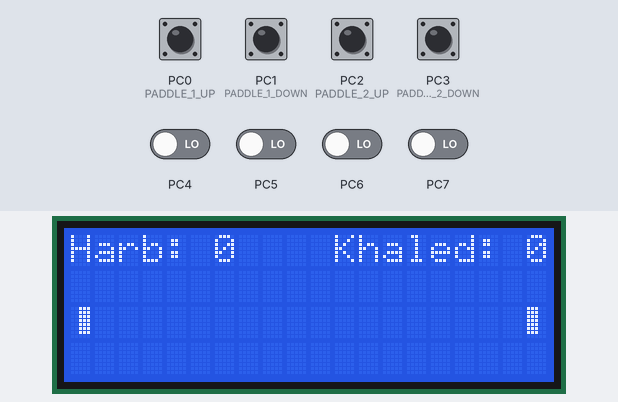
The program below on a simulated ATmega32, built with avr-gcc and emulated at 8 MHz. On the bench: 20×4 character LCD. Wiring (inferred from the names in the program): character LCD (HD44780): RS PA3; E PA2; data PB0, PB1, PB2, PB4. The inputs (shaded band) are chosen by the test bench; at power-on: PC0 (PADDLE_1_UP), PC1 (PADDLE_1_DOWN), PC2 (PADDLE_2_UP), PC3 (PADDLE_2_DOWN) HIGH, PC4–7 LOW.

Above: at 4.3 s.
4.4 s: PC1 (PADDLE_1_DOWN) pulled LOW for 0.15 s
At 4.93 s:
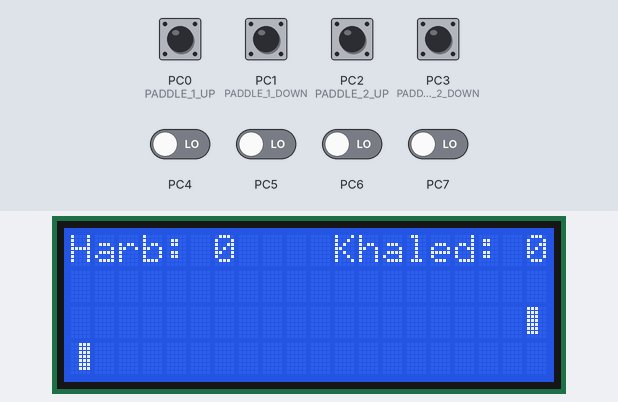
6.2 s: PC3 (PADDLE_2_DOWN) pulled LOW for 1 s
At 6.7 s:
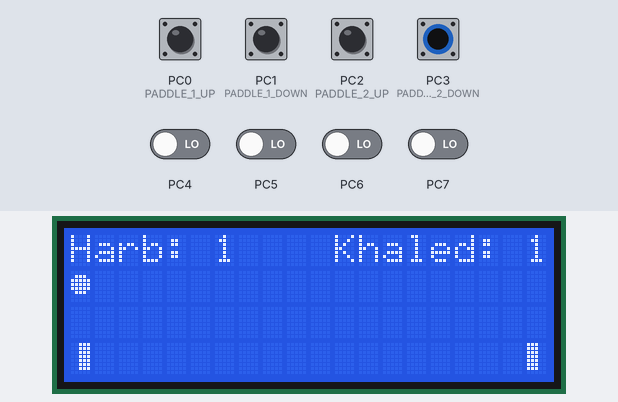
8.7 s: PC2 (PADDLE_2_UP) pulled LOW for 1 s
At 9.09 s:
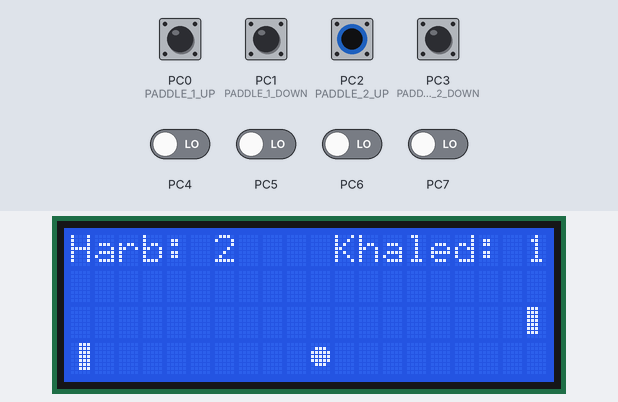
12.4 s: PC0 (PADDLE_1_UP) pulled LOW for 1 s
At 12.81 s:
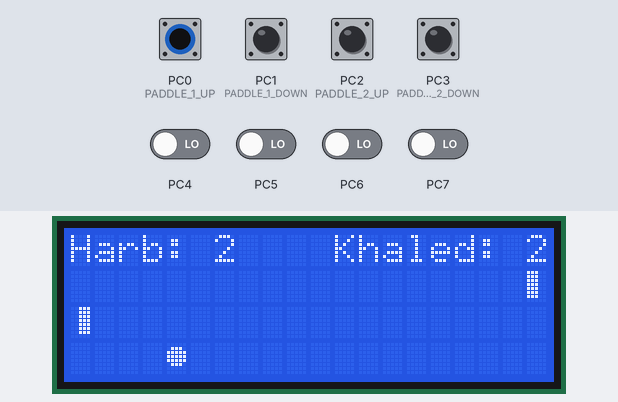
14.9 s: PC3 (PADDLE_2_DOWN) pulled LOW for 0.15 s
At 15.07 s:
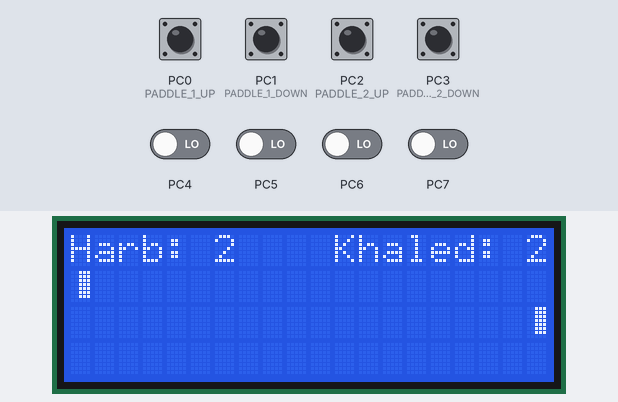

The program:

main.c
```c
/*****************************************************************************************/
/*****************************************************************************************/
/***********************		AUTHOR	:	MOHAMED HARB		**************************/
/***********************		LAYER	:	APP					**************************/
/***********************		DES.	:	PING PONG PROJECT	**************************/
/***********************		DATE	:	2-11-2023			**************************/
/***********************		VERSION	:	V01					**************************/
/*****************************************************************************************/
/*****************************************************************************************/


#include "PingPong_interface.h"


// Main function
int main()
{
	WelcomeMessage();

	PindPong_voidInit();


	while(1)	// can add time out
	{
		PindPong_voidForward_Move();
		PindPong_voidBackward_Move();
	}

   // Quit the game
   return 0;
}
```

LCD_config.h
```c
/*****************************************************************************************/
/*****************************************************************************************/
/***********************		AUTHOR	:	MOHAMED HARB		**************************/
/***********************		LAYER	:	HAL					**************************/
/***********************		SWC		:	LCD					**************************/
/***********************		DATE	:	OCT 20, 2023		**************************/
/***********************		VERSION	:	V01					**************************/
/*****************************************************************************************/
/*****************************************************************************************/


#include "../../MCAL/DIO/DIO_Config.h"


#ifndef HAL_LCD_LCD_CONFIG_H_
#define HAL_LCD_LCD_CONFIG_H_


	/* LCD CONFIGURATIONS */
		/* LCD connection type configuration macro , select between :  1- LCD_FOUR_BIT_MODE  2- LCD_EIGHT_BIT_MODE */
		#define			CONNECTION_MODE				LCD_FOUR_BIT_MODE

		/* CLCD Read Operation Enable Configuration , select between :  1- LCD_ENABLED	 2- LCD_DISABLED */
		#define			READ_OPERATION_STATUS 		LCD_DISABLED

		#define 		LCD_CTRL_PORT	 				DIO_u8PORTA
		#define 		LCD_DATA_PORT 					DIO_u8PORTB


		#if		CONNECTION_MODE == LCD_FOUR_BIT_MODE
			#define 	LCD_D4_PIN 						DIO_u8PIN0
			#define 	LCD_D5_PIN 						DIO_u8PIN1
			#define 	LCD_D6_PIN 						DIO_u8PIN2
			#define 	LCD_D7_PIN 						DIO_u8PIN4
		#endif


		#define 		LCD_EN_PIN 						DIO_u8PIN2
		#define 		LCD_RS_PIN 						DIO_u8PIN3

		#if 	READ_OPERATION_STATUS == LCD_ENABLED
			#define 	LCD_RW_PIN 						DIO_u8PIN1
		#endif


#endif /* HAL_LCD_LCD_CONFIG_H_ */
```

PingPong_interface.h
```c
/*****************************************************************************************/
/*****************************************************************************************/
/***********************		AUTHOR	:	MOHAMED HARB		**************************/
/***********************		LAYER	:	APP					**************************/
/***********************		DES.	:	PING PONG PROJECT	**************************/
/***********************		DATE	:	2-11-2023			**************************/
/***********************		VERSION	:	V01					**************************/
/*****************************************************************************************/
/*****************************************************************************************/

#include "../LIB/STD_TYPES.h"


#ifndef APP_PINGPONG_INTERFACE_H_
#define APP_PINGPONG_INTERFACE_H_


	void WelcomeMessage();
	void PindPong_voidInit();

	void DrawBallAtXY(u8 copy_u8YPos , u8 copy_u8XPos);
	void ClearXY(u8 copy_u8YPos , u8 copy_u8XPos);

	void DrawLeftPaddleAtXY(u8 copy_u8YPos , u8 copy_u8XPos);
	void DrawRightPaddleAtXY(u8 copy_u8YPos , u8 copy_u8XPos);

	void Update_Score();
	void UpdatePaddles();

	void PindPong_voidForward_Move();
	void PindPong_voidBackward_Move();

	void Harb_Celebrate();
	void Khaled_Celebrate();

#endif /* APP_PINGPONG_INTERFACE_H_ */
```

PingPong_program.c
```c
/*****************************************************************************************/
/*****************************************************************************************/
/***********************		AUTHOR	:	MOHAMED HARB		**************************/
/***********************		LAYER	:	APP					**************************/
/***********************		DES.	:	PING PONG PROJECT	**************************/
/***********************		DATE	:	2-11-2023			**************************/
/***********************		VERSION	:	V01					**************************/
/*****************************************************************************************/
/*****************************************************************************************/


#ifndef F_CPU
#define F_CPU	8000000
#endif


#include "../LIB/STD_TYPES.h"

#include "../HAL/LCD/LCD_config.h"
#include "../HAL/LCD/LCD_interface.h"
#include "../HAL/LCD/LCD_private.h"

#include "../MCAL/DIO/DIO_interface.h"

#include "PingPong_interface.h"

#include <util/delay.h>


// Define the Port for the push buttons
#define 	PING_PONG_PORT		DIO_u8PORTC

// Define the pin numbers for the push buttons
#define 	PADDLE_1_UP 		DIO_u8PIN0
#define 	PADDLE_1_DOWN	 	DIO_u8PIN1
#define 	PADDLE_2_UP 		DIO_u8PIN2
#define 	PADDLE_2_DOWN	 	DIO_u8PIN3

// Define the player names
#define 	PLAYER1				"HARB"
#define 	PLAYER2				"KHALED"

// Define the game parameters
#define 	SCREEN_WIDTH 		20 		// The width of the LCD screen
#define 	SCREEN_HEIGHT 		4 		// The height of the LCD screen

#define 	PADDLE1_X 			0
#define 	PADDLE2_X 			19


// Global variables
volatile u8 PLAYER1_Score = 0;	 	// The score of player 1
volatile u8 PLAYER2_Score = 0; 		// The score of player 2

volatile u8 Paddle1_y = 2; 			// The y-coordinate of paddle 1 old
volatile u8 Paddle2_y = 2; 			// The y-coordinate of paddle 2 old


/*Custom Character of Ball*/
u8 Ball[] = { 0x00, 0x0E, 0x1F, 0x1F, 0x1F, 0x0E, 0x00, 0x00 };

/*Custom Character of Paddles*/
u8 Left_Paddle[] = { 0x07, 0x07, 0x07, 0x07, 0x07, 0x07, 0x07, 0x00 };
u8 Right_Paddle[] = { 0x1C, 0x1C, 0x1C, 0x1C, 0x1C, 0x1C, 0x1C, 0x00 };

u8 Harb[] = { 0x04, 0x0A, 0x04, 0x0E, 0x15, 0x04, 0x0A, 0x00 };
u8 Harb1[] = { 0x04, 0x0A, 0x15, 0x0E, 0x04, 0x04, 0x0A, 0x00 };
u8 Harb2[] = { 0x04, 0x0A, 0x05, 0x0E, 0x14, 0x04, 0x0A, 0x00 };
u8 Harb3[] = { 0x04, 0x0A, 0x14, 0x0E, 0x05, 0x04, 0x0A, 0x00 };

u8 Khaled[] = { 0x0E, 0x0E, 0x04, 0x0E, 0x15, 0x04, 0x0E, 0x00 };
u8 Khaled1[] = { 0x0E, 0x0E, 0x15, 0x0E, 0x04, 0x04, 0x0E, 0x00 };
u8 Khaled2[] = { 0x0E, 0x0E, 0x05, 0x0E, 0x14, 0x04, 0x0E, 0x00 };
u8 Khaled3[] = { 0x0E, 0x0E, 0x14, 0x0E, 0x05, 0x04, 0x0E, 0x00 };


u8 Ball_Direction_Flag = 0;		// By default from right to left


void WelcomeMessage()
{

	// Initialize the LCD
	LCD_voidInit();

	LCD_voidGoToXY(0,1);
	LCD_voidWriteString("Hello Everybody");
	LCD_voidGoToXY(1,0);
	LCD_voidWriteString("This is a Ping Pong");
	LCD_voidGoToXY(2,1);
	LCD_voidWriteString("Match between:");
	LCD_voidGoToXY(3,1);
	LCD_voidWriteString("------------------");
	_delay_ms(1000);
	LCD_voidClear();

	LCD_voidGoToXY(0,3);
	LCD_voidWriteString("Harb");
	LCD_voidWriteCustomCharacter(3, Harb, 0, 14);
	LCD_voidGoToXY(2,3);
	LCD_voidWriteString("Khaled");
	LCD_voidWriteCustomCharacter(4, Khaled, 2, 14);
	_delay_ms(1500);
	LCD_voidClear();


}
void PindPong_voidInit()
{
	/*Push Buttons Directions*/
	DIO_voidSetPinDirection(PING_PONG_PORT, PADDLE_1_UP 	, DIO_u8PIN_INPUT);
	DIO_voidSetPinDirection(PING_PONG_PORT, PADDLE_1_DOWN  	, DIO_u8PIN_INPUT);
	DIO_voidSetPinDirection(PING_PONG_PORT, PADDLE_2_UP 	, DIO_u8PIN_INPUT);
	DIO_voidSetPinDirection(PING_PONG_PORT, PADDLE_2_DOWN  	, DIO_u8PIN_INPUT);

	// Display the player scores
	LCD_voidGoToXY(0,0);
	LCD_voidWriteString("Harb: ");
	LCD_voidWriteDecimal(PLAYER1_Score);

	LCD_voidGoToXY(0, 11);
	LCD_voidWriteString("Khaled: ");
	LCD_voidWriteDecimal(PLAYER2_Score);


	DrawLeftPaddleAtXY(Paddle1_y,0);
	DrawRightPaddleAtXY(Paddle2_y,19);
	DrawBallAtXY(1,0);
	_delay_ms(100);
	ClearXY(1,0);
}

// Function to draw the ball on a specific position on the LCD
void DrawBallAtXY(u8 copy_u8YPos , u8 copy_u8XPos)
{
    // Draw the ball at its new position
	LCD_voidWriteCustomCharacter(0, Ball, copy_u8YPos, copy_u8XPos);
}

// Function to clear a specific position on the LCD
void ClearXY(u8 copy_u8YPos , u8 copy_u8XPos)
{
    // Clear the previous position
	LCD_voidGoToXY(copy_u8YPos, copy_u8XPos);
	LCD_voidWriteCharacter(' ');
}

void DrawLeftPaddleAtXY(u8 copy_u8YPos , u8 copy_u8XPos)
{
    // Draw the the left paddle at its new position
	LCD_voidWriteCustomCharacter(1, Left_Paddle, copy_u8YPos, copy_u8XPos);
}

void DrawRightPaddleAtXY(u8 copy_u8YPos , u8 copy_u8XPos)
{
    // Draw the right paddle at its new position
	LCD_voidWriteCustomCharacter(2, Right_Paddle, copy_u8YPos, copy_u8XPos);
}


void Update_Score()
{
	// Clear the old Scores
	LCD_voidGoToXY(0, 6);
	LCD_voidWriteCharacter(' ');

	LCD_voidGoToXY(0, 19);
	LCD_voidWriteCharacter(' ');

	/* Update the new Scores */
	LCD_voidGoToXY(0, 6);
	LCD_voidWriteDecimal(PLAYER1_Score);

	LCD_voidGoToXY(0, 19);
	LCD_voidWriteDecimal(PLAYER2_Score);
}


void UpdatePaddles()
{
	if (DIO_u8GetPinValue(PING_PONG_PORT, PADDLE_1_UP) == 0)
	{
		if(Paddle1_y > 1)
		{
			ClearXY(Paddle1_y, 0);

			Paddle1_y --;
			DrawLeftPaddleAtXY(Paddle1_y, 0);
		}
	}
	else if (DIO_u8GetPinValue(PING_PONG_PORT, PADDLE_1_DOWN) == 0)
	{
		if(Paddle1_y < 3)
		{
			ClearXY(Paddle1_y, 0);

			Paddle1_y ++;
			DrawLeftPaddleAtXY(Paddle1_y, 0);
		}
	}
	else if (DIO_u8GetPinValue(PING_PONG_PORT, PADDLE_2_UP) == 0)
	{
		if(Paddle2_y > 1)
		{
			ClearXY(Paddle2_y, 19);

			Paddle2_y --;
			DrawLeftPaddleAtXY(Paddle2_y, 19);
		}
	}
	else if (DIO_u8GetPinValue(PING_PONG_PORT, PADDLE_2_DOWN) == 0)
	{
		if(Paddle2_y < 3)
		{
			ClearXY(Paddle2_y, 19);

			Paddle2_y ++;
			DrawLeftPaddleAtXY(Paddle2_y, 19);
		}
	}
}


void PindPong_voidForward_Move()
{
	UpdatePaddles();
	DrawLeftPaddleAtXY(Paddle1_y,0);
	DrawRightPaddleAtXY(Paddle2_y,19);
	DrawBallAtXY(3,4);
	_delay_ms(100);

	ClearXY(3,4);
	UpdatePaddles();
	DrawLeftPaddleAtXY(Paddle1_y,0);
	DrawRightPaddleAtXY(Paddle2_y,19);
	DrawBallAtXY(1,7);
	_delay_ms(100);

	ClearXY(1,7);
	UpdatePaddles();
	DrawLeftPaddleAtXY(Paddle1_y,0);
	DrawRightPaddleAtXY(Paddle2_y,19);
	DrawBallAtXY(3,10);
	_delay_ms(100);

	ClearXY(3,10);
	UpdatePaddles();
	DrawLeftPaddleAtXY(Paddle1_y,0);
	DrawRightPaddleAtXY(Paddle2_y,19);
	DrawBallAtXY(1,13);
	_delay_ms(100);

	ClearXY(1,13);
	UpdatePaddles();
	DrawLeftPaddleAtXY(Paddle1_y,0);
	DrawRightPaddleAtXY(Paddle2_y,19);
	DrawBallAtXY(3,16);
	_delay_ms(100);

	ClearXY(3,16);
	UpdatePaddles();
	DrawLeftPaddleAtXY(Paddle1_y,0);
	DrawRightPaddleAtXY(Paddle2_y,19);
	if(Paddle2_y != 1)
	{
		DrawBallAtXY(1,19);
		PLAYER1_Score ++;
		Update_Score();
		_delay_ms(100);

		if(PLAYER1_Score == 3)
		{
			Harb_Celebrate();
			exit(0);
		}

		ClearXY(1,19);

	}
	else
	{
		DrawBallAtXY(1,18);
		_delay_ms(100);
		ClearXY(1,18);
	}
}


void PindPong_voidBackward_Move()
{
	UpdatePaddles();
	DrawLeftPaddleAtXY(Paddle1_y,0);
	DrawRightPaddleAtXY(Paddle2_y,19);
	DrawBallAtXY(3,16);
	_delay_ms(100);

	ClearXY(3,16);
	UpdatePaddles();
	DrawLeftPaddleAtXY(Paddle1_y,0);
	DrawRightPaddleAtXY(Paddle2_y,19);
	DrawBallAtXY(1,13);
	_delay_ms(100);

	ClearXY(1,13);
	UpdatePaddles();
	DrawLeftPaddleAtXY(Paddle1_y,0);
	DrawRightPaddleAtXY(Paddle2_y,19);
	DrawBallAtXY(3,10);
	_delay_ms(100);

	ClearXY(3,10);
	UpdatePaddles();
	DrawLeftPaddleAtXY(Paddle1_y,0);
	DrawRightPaddleAtXY(Paddle2_y,19);
	DrawBallAtXY(1,7);
	_delay_ms(100);

	ClearXY(1,7);
	UpdatePaddles();
	DrawLeftPaddleAtXY(Paddle1_y,0);
	DrawRightPaddleAtXY(Paddle2_y,19);
	DrawBallAtXY(3,4);
	_delay_ms(100);

	ClearXY(3,4);
	UpdatePaddles();
	DrawLeftPaddleAtXY(Paddle1_y,0);
	DrawRightPaddleAtXY(Paddle2_y,19);
	if(Paddle1_y != 1)
	{
		DrawBallAtXY(1,0);
		PLAYER2_Score ++;
		Update_Score();
		_delay_ms(100);

		if(PLAYER2_Score == 3)
		{
			Khaled_Celebrate();
			exit(0);
		}
		ClearXY(1,0);

	}
	else
	{
		DrawBallAtXY(1,1);
		_delay_ms(100);
		ClearXY(1,1);
	}
}


void Harb_Celebrate()
{
	LCD_voidClear();
	LCD_voidGoToXY(1,3);

	LCD_voidWriteString("Harb wins !!!");
	LCD_voidWriteCustomCharacter(3, Harb, 2, 8);
	LCD_voidWriteCustomCharacter(3, Harb, 2, 9);
	LCD_voidWriteCustomCharacter(3, Harb, 2, 10);

	LCD_voidWriteCustomCharacter(3, Harb1, 2, 8);
	LCD_voidWriteCustomCharacter(3, Harb1, 2, 9);
	LCD_voidWriteCustomCharacter(3, Harb1, 2, 10);

	LCD_voidWriteCustomCharacter(3, Harb2, 2, 8);
	LCD_voidWriteCustomCharacter(3, Harb2, 2, 9);
	LCD_voidWriteCustomCharacter(3, Harb2, 2, 10);

	LCD_voidWriteCustomCharacter(3, Harb3, 2, 8);
	LCD_voidWriteCustomCharacter(3, Harb3, 2, 9);
	LCD_voidWriteCustomCharacter(3, Harb3, 2, 10);

	/*Repeat -----------------------------------------*/
	LCD_voidWriteCustomCharacter(3, Harb, 2, 8);
	LCD_voidWriteCustomCharacter(3, Harb, 2, 9);
	LCD_voidWriteCustomCharacter(3, Harb, 2, 10);

	LCD_voidWriteCustomCharacter(3, Harb1, 2, 8);
	LCD_voidWriteCustomCharacter(3, Harb1, 2, 9);
	LCD_voidWriteCustomCharacter(3, Harb1, 2, 10);

	LCD_voidWriteCustomCharacter(3, Harb2, 2, 8);
	LCD_voidWriteCustomCharacter(3, Harb2, 2, 9);
	LCD_voidWriteCustomCharacter(3, Harb2, 2, 10);

	LCD_voidWriteCustomCharacter(3, Harb3, 2, 8);
	LCD_voidWriteCustomCharacter(3, Harb3, 2, 9);
	LCD_voidWriteCustomCharacter(3, Harb3, 2, 10);

	_delay_ms(500);
}

void Khaled_Celebrate()
{
	LCD_voidClear();
	LCD_voidGoToXY(1,3);

	LCD_voidWriteString("Khaled wins !!!");
	LCD_voidWriteCustomCharacter(4, Khaled, 2, 8);
	LCD_voidWriteCustomCharacter(4, Khaled, 2, 9);
	LCD_voidWriteCustomCharacter(4, Khaled, 2, 10);

	LCD_voidWriteCustomCharacter(4, Khaled1, 2, 8);
	LCD_voidWriteCustomCharacter(4, Khaled1, 2, 9);
	LCD_voidWriteCustomCharacter(4, Khaled1, 2, 10);

	LCD_voidWriteCustomCharacter(4, Khaled2, 2, 8);
	LCD_voidWriteCustomCharacter(4, Khaled2, 2, 9);
	LCD_voidWriteCustomCharacter(4, Khaled2, 2, 10);

	LCD_voidWriteCustomCharacter(4, Khaled3, 2, 8);
	LCD_voidWriteCustomCharacter(4, Khaled3, 2, 9);
	LCD_voidWriteCustomCharacter(4, Khaled3, 2, 10);

	/*Repeat -----------------------------------------*/
	LCD_voidWriteCustomCharacter(4, Khaled, 2, 8);
	LCD_voidWriteCustomCharacter(4, Khaled, 2, 9);
	LCD_voidWriteCustomCharacter(4, Khaled, 2, 10);

	LCD_voidWriteCustomCharacter(4, Khaled1, 2, 8);
	LCD_voidWriteCustomCharacter(4, Khaled1, 2, 9);
	LCD_voidWriteCustomCharacter(4, Khaled1, 2, 10);

	LCD_voidWriteCustomCharacter(4, Khaled2, 2, 8);
	LCD_voidWriteCustomCharacter(4, Khaled2, 2, 9);
	LCD_voidWriteCustomCharacter(4, Khaled2, 2, 10);

	LCD_voidWriteCustomCharacter(4, Khaled3, 2, 8);
	LCD_voidWriteCustomCharacter(4, Khaled3, 2, 9);
	LCD_voidWriteCustomCharacter(4, Khaled3, 2, 10);

	_delay_ms(500);
}
```

LCD_interface.h
```c
/*****************************************************************************************/
/*****************************************************************************************/
/***********************		AUTHOR	:	MOHAMED HARB		**************************/
/***********************		LAYER	:	HAL					**************************/
/***********************		SWC		:	LCD					**************************/
/***********************		DATE	:	OCT 20, 2023		**************************/
/***********************		VERSION	:	V01					**************************/
/*****************************************************************************************/
/*****************************************************************************************/


#ifndef HAL_LCD_LCD_INTERFACE_H_
#define HAL_LCD_LCD_INTERFACE_H_

	/*Function Deceleration */

	void LCD_voidInit(void);

	void LCD_voidWriteCharacter(u8 copy_u8Character);
	void LCD_voidWriteCharacterAtXY(u8 copy_u8Character, u8 copy_u8YPos , u8 copy_u8XPos);

	void LCD_voidWriteString(u8* copy_pu8String);
	void LCD_voidWriteStringAtXY(u8* copy_pu8String, u8 copy_u8YPos , u8 copy_u8XPos);

	void LCD_voidGoToXY(u8 copy_u8YPos , u8 copy_u8XPos);

	void LCD_voidWriteDecimal(s32 copy_s32Number);
	void LCD_voidWriteFloat(f32 copy_f32Number);

	void LCD_voidWriteCustomCharacter(u8 copy_u8PatternNumber, u8 copy_pu8PatternArr[], u8 copy_u8YPos, u8 copy_u8XPos);

	void LCD_voidClear();
	void LCD_voidClearLine(u8 copy_u8Ypos , u8 copy_u8Xpos);


#endif /* HAL_LCD_LCD_INTERFACE_H_ */
```

LCD_private.h
```c
/*****************************************************************************************/
/*****************************************************************************************/
/***********************		AUTHOR	:	MOHAMED HARB		**************************/
/***********************		LAYER	:	HAL					**************************/
/***********************		SWC		:	LCD					**************************/
/***********************		DATE	:	OCT 20, 2023		**************************/
/***********************		VERSION	:	V01					**************************/
/*****************************************************************************************/
/*****************************************************************************************/

#ifndef HAL_LCD_LCD_PRIVATE_H_
#define HAL_LCD_LCD_PRIVATE_H_


	#define 	LCD_FOUR_BIT_MODE			1
	#define 	LCD_EIGHT_BIT_MODE			2

	#define 	LCD_ENABLED					1
	#define 	LCD_DISABLED				2


	// LCD PORT for simulation in 8 bits mode
	#define 	LCD_PORT					DIO_u8PORTB


	/* 4-BITS MODE*/
	#define 	FUNCTION_SET1				0b00100000	//0b0010XXXX
	#define 	FUNCTION_SET2				0b00100000	//0b0010XXXX
	#define 	FUNCTION_SET3				0b10000000	//0bNFXXXXXX

	#define 	DISPLAY_ON_OFF_CONTROL1		0b00000000	//0b0000XXXX
	#define 	DISPLAY_ON_OFF_CONTROL2		0b11000000	//0b1DCBXXXX

	#define 	DISPLAY_CLEAR1				0b00000000	//0b0000XXXX
	#define 	DISPLAY_CLEAR2				0b00010000	//0b0001XXXX

	#define 	ENTRY_MODE_SET1				0b00000000	//0b0000XXXX
	#define 	ENTRY_MODE_SET2				0b01100000	//0b0,1,I/D,SH,XXXX


	/* 8-BITS MODE */
	#define 	FUNCTION_SET				0b00111000	//0b0011NFXX

	#define 	DISPLAY_ON_OFF_CONTROL		0b00001100	//0b00001DCB

	#define 	DISPLAY_CLEAR				0b00000001	//0b00000001

	#define 	ENTRY_MODE_SET				0b00000110	//0b000001,I/D,SH


	#define 	LCD_LINE_ONE				0
	#define 	LCD_LINE_TWO				1
	#define 	LCD_LINE_THREE				2
	#define 	LCD_LINE_FOUR				3


	void SET_voidLCDPinsDirection();
	void Send_voidEnablePulse();
	void Send_voidCommand(u8 Copy_u8Command);
	void Send_voidData(u8 copy_u8Data);

	////0x80, 0x0C, 0x94, 0xD4


#endif /* HAL_LCD_LCD_PRIVATE_H_ */
```

Source omitted: LCD_program.c (10050 bytes), BIT_MATH.h (1006 bytes), REG_MATH.h (951 bytes), STD_TYPES.h (1221 bytes), DIO_config.h (1167 bytes), DIO_interface.h (3731 bytes), DIO_private.h (1022 bytes), DIO_program.c (15514 bytes), DIO_register.h (1393 bytes)

Measured:
- after the input at 4.4 s, the display: first differs from a run without the input after 0.14 s (image 1 shows a later state)
- after the input at 6.2 s, the display: first differs from a run without the input after 0.22 s (image 2 shows a later state)
- after the input at 8.7 s, the display: first differs from a run without the input after 0.15 s (image 3 shows a later state)
- after the input at 12.4 s, the display: first differs from a run without the input after 0.17 s (image 4 shows a later state)
- after the input at 14.9 s, the display: first changes after 0.08 s (image 5 shows a later state)
